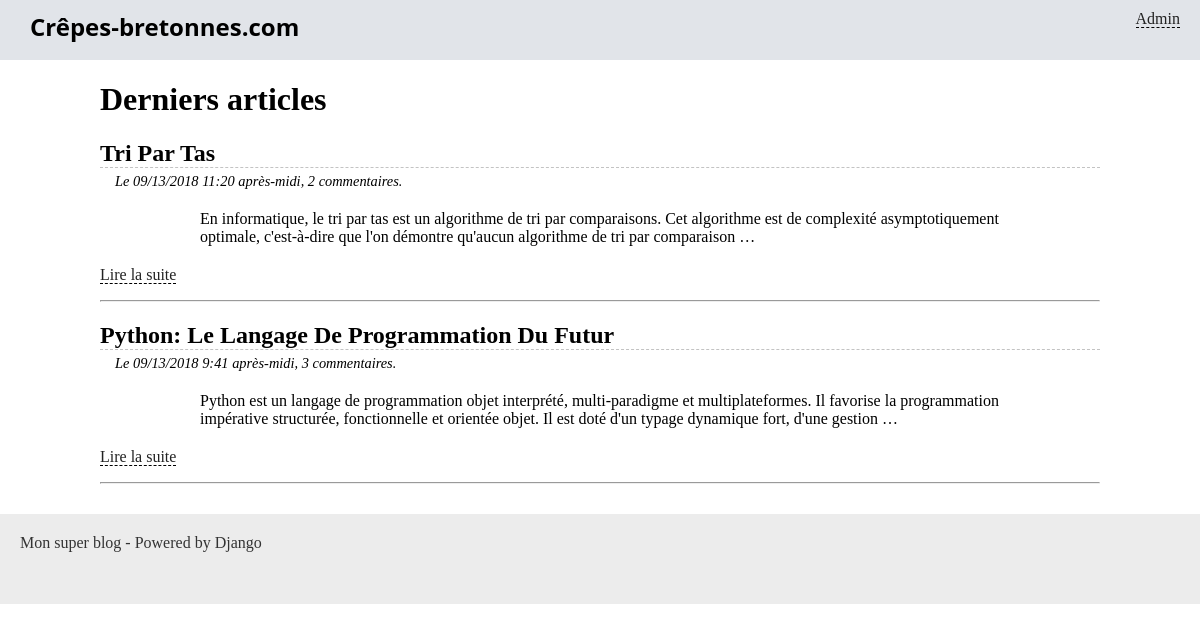
/blog/, run on an earlier commit of the app's database.
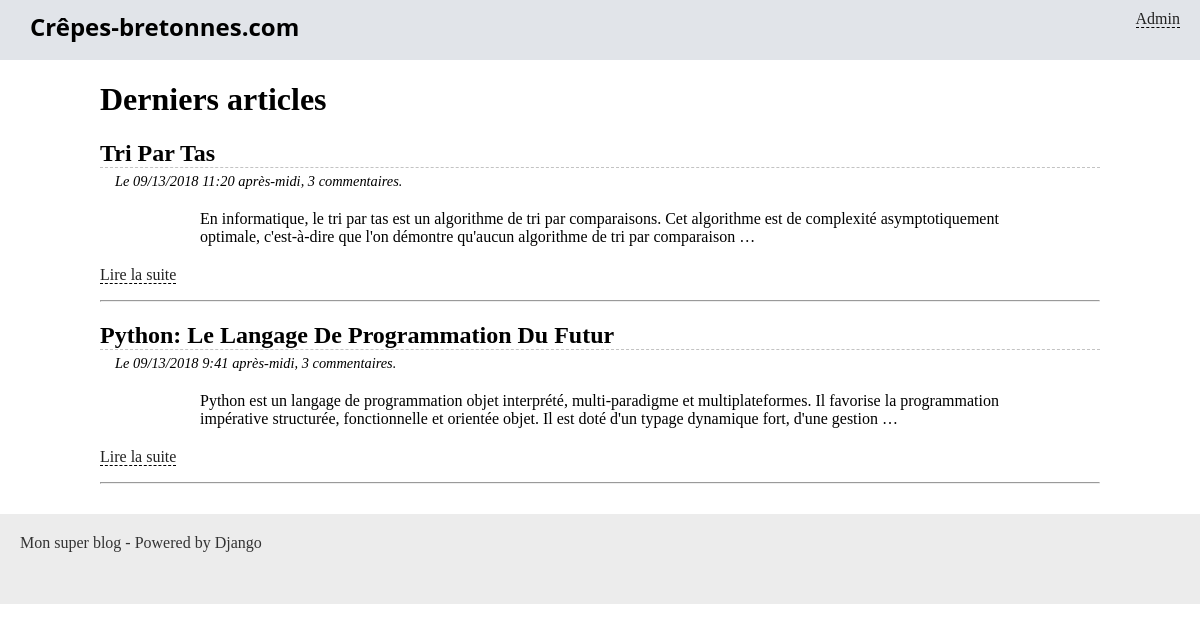
And on a later commit of the database.
### blog/models.py (models this page shows, shortened)
class Article(models.Model):
    titre = models.CharField(max_length=100)
    slug = models.SlugField()
    auteur = models.CharField(max_length=42)
    contenu = models.TextField(null=True)
    date = models.DateTimeField(verbose_name="Date de parution",
                                auto_now_add=True, auto_now=False)
    is_visible = models.BooleanField(verbose_name="Article publié ?",
                                     default=False)
    categorie = models.ForeignKey('Categorie',on_delete=models.CASCADE)
    nbr_comment = models.IntegerField(default=0)
    class Meta:
        verbose_name = "< Article >"
        verbose_name_plural = "< Articles >"

### blog/views.py (the view)
# urls.py: path('',accueil)
def accueil(request):
    articles = Article.objects.filter(is_visible=True).order_by('-date')[:5]
    """ recupération du nombre de commentaire(s) pour les 5 derniers articles """
    return render(request, 'blog/accueil.html',locals())

### blog/templates/blog/accueil.html (shortened to what this page needs)
{% extends "blog/base.html" %}
{% block content %}
	<h1>Derniers articles</h1>
	{% for article in articles %}
		<h2 class="titre-article">{{ article.titre|title }}</h2>
		<p class="infos-article">Le {{ article.date|date:'SHORT_DATETIME_FORMAT' }}, {{article.nbr_comment}} commentaires.</p>
		<div class="contenu-article">
			{{ article.contenu|safe|truncatewords_html:30 }}
		</div>
		<p><a href="{% url 'blog_lire' article.slug %}">Lire la suite</a></p>
		<hr />
		{% empty %}
		<p>Aucun article pour le moment !</p>
	{% endfor %}
{% endblock %}

### blog/templates/blog/base.html (shortened to what this page needs)
{% load static %}
<!doctype html>
<html lang="fr">
<head>
    <link rel="stylesheet" href="{% static 'blog/styles.css' %}" />
</head>
<body>
    <header>
    	<aside>
        	<a href="{% url 'admin:index' %}">Admin</a>
        </aside>
        <h1>Crêpes-bretonnes.com</h1>
    </header>
    <div class="container">
    	{% block content %}{% endblock %}
    </div>
    <footer style="margin-top:30px">
        Mon super blog - Powered by Django
    </footer>
</body>
</html>

### blog/static/blog/styles.css (style rules this page uses)
* { box-sizing: border-box; }
body { margin: 0; padding: 0; }
a { color: #222; border-bottom: 1px dashed #000; text-decoration: none; }
.container { margin: 0 auto; width: 1000px; }
header { background-color: #e1e4e9; height: 60px; padding-top: 10px; padding-bottom: 13px; }
header aside { float: right; margin-right: 20px; }
header h1 { margin: 0 30px; font-size: 1.5em; font-family: 'Open Sans'; }
footer { background-color: #ECECEC; color: #333; height: 90px; padding: 20px; }
.titre-article, .titre-comments { border-bottom: 1px dashed #c3c3c3; margin-bottom: 0; }
.infos-article { margin: 5px 0 0 15px; font-style: italic; font-size: 0.9em; }
.contenu-article { margin: 20px auto; width: 80%; }

What changed in the data, as far as the page shows it:
changed Article "Tri Par Tas": nbr_comment "2" → "3"
